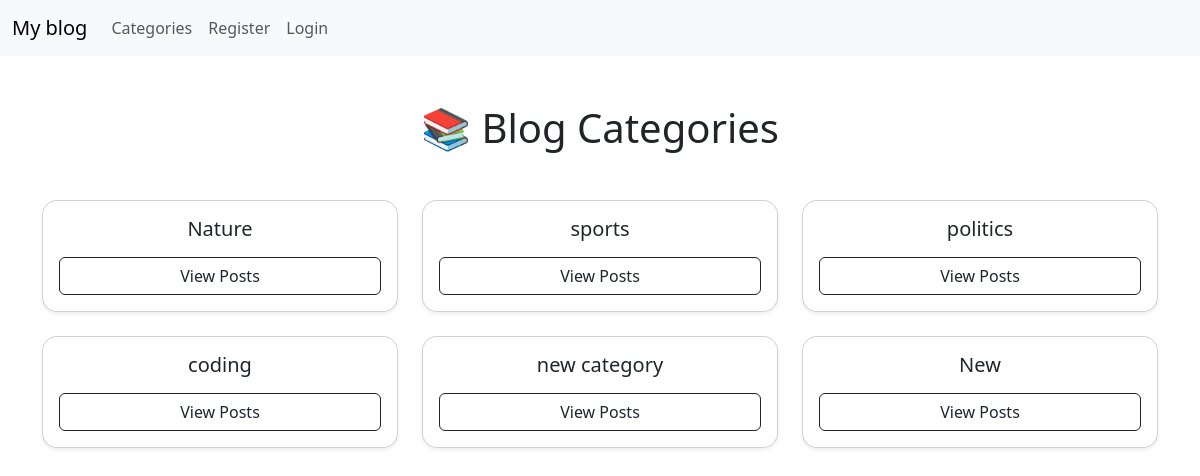
The page /category-list/ on the database as committed earlier.
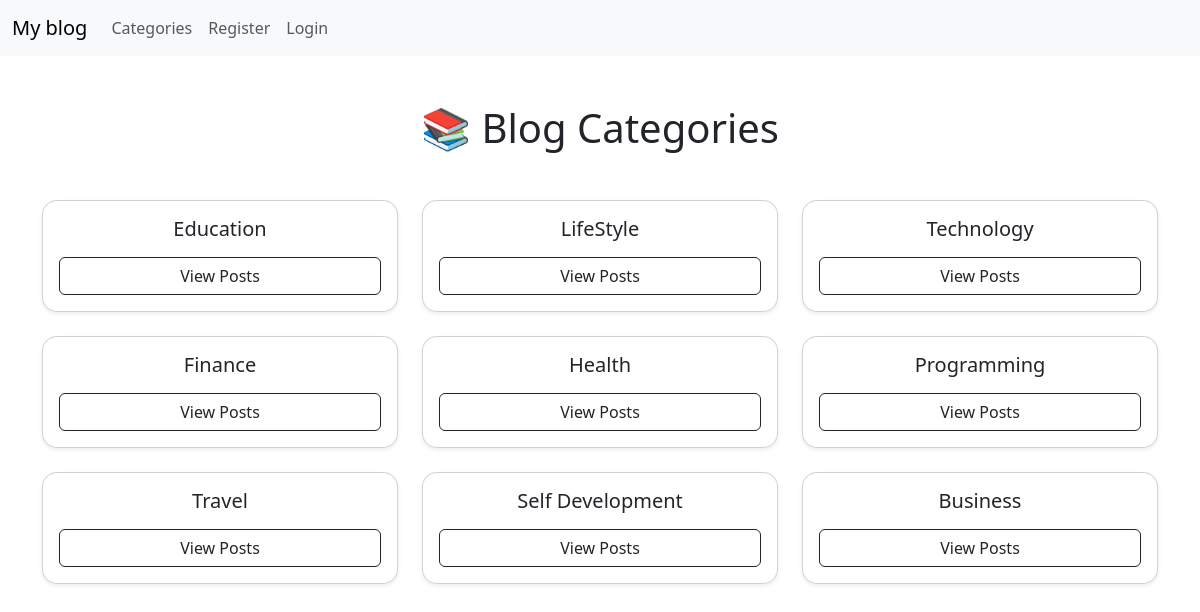
The same page on the database as committed later.
### blog/models.py (models this page shows, shortened)
class Category(models.Model):
    name = models.CharField(max_length=255)
    def __str__(self):
        return self.name
    class Meta:
         verbose_name_plural = 'categories'

### blog/views.py (the view)
# urls.py: path('category-list/', CategoryListView, name='category-list'),
def CategoryListView(request):
    cat_menu_list = Category.objects.all()
    return render(request, "category_list.html", {"cat_menu_list": cat_menu_list})

### blog/templates/category_list.html (shortened to what this page needs)
{% extends 'base.html' %}
{% block content %}
<div class="container mt-5">
    <h1 class="text-center mb-5">📚 Blog Categories</h1>
    <div class="row g-4">
        {% for item in cat_menu_list %}
        <div class="col-md-4 col-sm-6">
            <div class="card shadow-sm h-100 text-center p-3" style="border-radius: 15px;">
                <h5 class="mb-3">{{ item }}</h5>
                <a href="{% url 'category' item|slugify %}"
                   class="btn btn-outline-dark">
                   View Posts
                </a>
            </div>
        </div>
        {% endfor %}
    </div>
</div>
{% endblock %}

Rows that differ between the two databases and show on the page:
removed Category: name "Nature"
removed Category: name "sports"
removed Category: name "politics"
removed Category: name "coding"
removed Category: name "new category"
removed Category: name "New"
added Category: name "Education"
added Category: name "LifeStyle"
added Category: name "Technology"
added Category: name "Finance"
added Category: name "Health"
added Category: name "Programming"
added Category: name "Travel"
added Category: name "Self Development"
added Category: name "Business"
